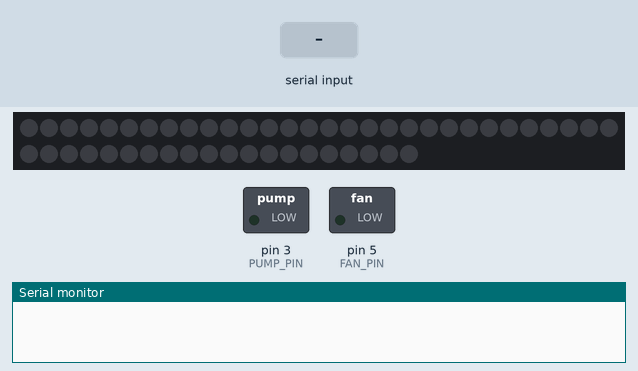
Recording of a sketch running on a simulated Arduino Uno, built with avr-gcc and run on an emulated ATmega328P. Shown: 50 RGB LEDs in strip order, left to right, continuing on the next row, switched loads named in the sketch (green lamp = pin HIGH), the last lines printed to the serial monitor. Inputs (shaded band) come from the test bench. Dim RGB values are drawn brighter than linear.

Above: at 1.2 s.
1.3 s: "light=90\n" received over Serial
At 3.2 s:
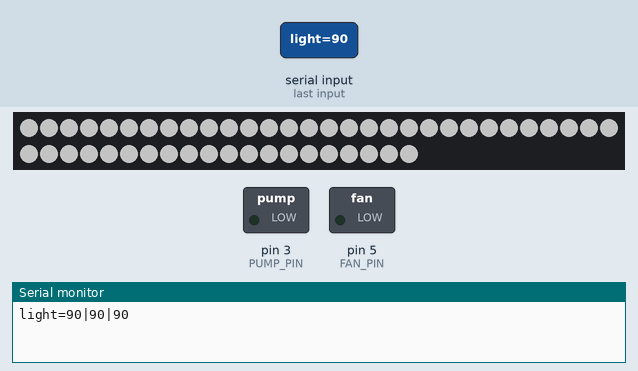
3.5 s: "light=|45\n" received over Serial
At 4.9 s:
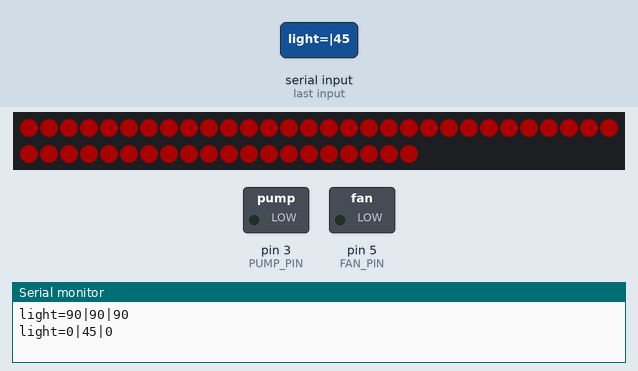
5.5 s: "pump=|45\n" received over Serial
Timing chart, 0 to 8.5 s (numbered marks = the images above; inputs shaded):
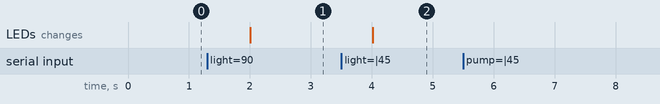

The sketch:

Arduino.ino
```cpp
#include <Adafruit_Sensor.h>
#include <Adafruit_NeoPixel.h>
#include <DHT.h>
#include <OneWire.h>
#include <DallasTemperature.h>
#include <stdlib.h> // Include for atof function

#define PUMP_PIN 3
#define LED_PIN 7
#define FAN_PIN 5
String FAN_Status = "0";
String Pump_Status = "0|0";
#define DHT_PIN 2  // Change this to the pin where your DHT22 is connected
#define S_TEMP_PIN 4
#define EC_PIN A0

#define LED_COUNT 50

#define RED_flash 255
#define GREEN_flash 255
#define BLUE_flash 255
#define time_flash 5

Adafruit_NeoPixel strip(LED_COUNT, LED_PIN, NEO_GRB + NEO_KHZ800);
DHT dht(DHT_PIN, DHT22);
OneWire oneWire(S_TEMP_PIN);
DallasTemperature ds18b20(&oneWire);

void setup() {
  Serial.begin(9600);
  pinMode(PUMP_PIN, OUTPUT);
  pinMode(FAN_PIN, OUTPUT);
  pinMode(LED_PIN, OUTPUT);
  strip.begin();
  strip.show();
  dht.begin();
}

void colorFill(uint32_t color) {
  for (int i = 0; i < strip.numPixels(); i++) {
    strip.setPixelColor(i, color);
  }
  strip.show();
}

int red = 0;
int green = 0;
int blue = 0;

void loop() {
  String receivedData = "";
  while (Serial.available()) {
    char c = Serial.read();
    receivedData += c;
  }

  if (receivedData.startsWith("id?")) {
    Serial.println("Arduino#0 + V2.5");
    Serial.println("Commands:");
    Serial.println("1");
    Serial.println("pump=?(Seconds,Power)");
     Serial.println("pump?");
    Serial.println("2");
    Serial.println("light=?(red|green|blue)(0-255)");
    Serial.println("light?(red|green|blue)");
    Serial.println("3");
    Serial.println("fan=?(Power)");
    Serial.println("fan?");
    Serial.println("4");
    Serial.println("dht?(Celsius|HumidityPercent)");
    Serial.println("5");
    Serial.println("s-temp?");
    Serial.println("6");
    Serial.println("ec?(Volts)");
  }

  if (receivedData.startsWith("light?")) {
    //Serial.println("light is[R,G,B]"+String(red) + " " + String(green) + " " + String(blue));
    Serial.println(String(red) + "|" +String(green) + "|" +String(blue));
  }

  if (receivedData.startsWith("light=")) {
    String rgbValues = receivedData.substring(6);  // Get the string after "light="
    rgbValues.trim();  // Remove any extra spaces

    // Find positions of the '|' delimiters
    int firstDelimiter = rgbValues.indexOf('|');
    int secondDelimiter = rgbValues.indexOf('|', firstDelimiter + 1);

    // Extract the individual RGB values as strings
    String redStr = rgbValues.substring(0, firstDelimiter);
    String greenStr = rgbValues.substring(firstDelimiter + 1, secondDelimiter);
    String blueStr = rgbValues.substring(secondDelimiter + 1);

    // Convert the extracted strings to integers
    red = redStr.toInt();
    green = greenStr.toInt();
    blue = blueStr.toInt();

    // Update the LED strip with the specified color
    colorFill(strip.Color(green,red,blue));
    Serial.println("light=" + String(red) + "|" +String(green) + "|" +String(blue));

}


  if (receivedData.startsWith("pump=")) {
    String data = receivedData.substring(5);
    int commaIndex = data.indexOf('|');
    if (commaIndex != -1) {
      Pump_Status = data.substring(0, commaIndex) +"|"+ data.substring(commaIndex + 1).c_str();
      float duration = atof(data.substring(0, commaIndex).c_str());
      float power = atof(data.substring(commaIndex + 1).c_str());
      analogWrite(PUMP_PIN, power * 255);
      char powerChar[8];  // Adjust size as needed
      char durationChar[8];
      // Use dtostrf to convert float to string with 2 decimal places

      dtostrf(power, 6, 2, powerChar);  // 6 is total width, 2 is decimal precision
      dtostrf(duration, 6, 2, durationChar);
      String powerStr = String(powerChar);
      String durationStr = String(durationChar);
      // Print the combined string in one line
      powerStr.trim();
      durationStr.trim();

      Serial.println("pump=" + String(durationStr)+"|"+String(powerStr));
      delay(duration * 1000);
      analogWrite(PUMP_PIN, 0);
    }
  }

  if (receivedData.startsWith("pump?")) {
    Serial.println(Pump_Status);
    Pump_Status = "0|0";

  }


  if (receivedData.startsWith("fan=")) {
    String data = receivedData.substring(4);
    float power = atof(data.c_str());
    FAN_Status = data.c_str();
    if (power==0){
      FAN_Status = "0";
    }
    char powerChar[8];  // Adjust size as needed
    // Use dtostrf to convert float to string with 2 decimal places
    dtostrf(power, 6, 2, powerChar);  // 6 is total width, 2 is decimal precision
    String powerStr = String(powerChar);
    powerStr.trim();
    analogWrite(FAN_PIN, power * 255);
    Serial.println("fan="+String(powerStr));

  }

  if (receivedData.startsWith("fan?")) {
    Serial.println(FAN_Status);
  }


  if (receivedData.startsWith("dht?")) {
    float temperature = dht.readTemperature();
    float humidity= dht.readHumidity();
    // Create buffer arrays to hold the formatted strings
    char temperatureChar[8];  // Adjust size as needed
    char humidityChar[8];
    // Use dtostrf to convert float to string with 2 decimal places
    dtostrf(temperature, 6, 2, temperatureChar);  // 6 is total width, 2 is decimal precision
    dtostrf(humidity, 6, 2, humidityChar);
    String humidityStr = String(humidityChar);
    String temperatureStr = String(temperatureChar);
    // Print the combined string in one line
    humidityStr.trim();
    temperatureStr.trim();
    Serial.println(String(temperatureStr) + "|" + String(humidityStr));

  }

  if (receivedData.startsWith("ec?")) {
    // Read the analog value from the capacitive soil moisture sensor (YL-69)
    float ArduinoVoltage = 5.0;
    int conductiveValue = analogRead(EC_PIN);
    // Map the sensor value to moisture percentage (adjust the mapping as needed)
    int conductiveprecetage = map(conductiveValue, 0, 1023, 0, 100);
    float conductiveVolts = ArduinoVoltage-conductiveprecetage*ArduinoVoltage/100.0;
    // Print the moisture sensor value and moisture percentage to the serial monitor
    Serial.println(conductiveVolts);

}

  if (receivedData.startsWith("s-temp?")) {
    // Read temperature from DS18B20 sensor
    ds18b20.requestTemperatures();
    float temperatureDS18B20 = ds18b20.getTempCByIndex(0);
    //Serial.print("Soil-T(C): ");
    Serial.println(temperatureDS18B20);
  }

  if (receivedData.startsWith("hidroFan=")) {
    Serial.println(String(receivedData));
  }


  delay(1000);
}
```

Measured:
- after the input at 1.3 s, the LEDs: change after 0.71 s (image 1)
- after the input at 3.5 s, the LEDs: change after 0.51 s (image 2)
